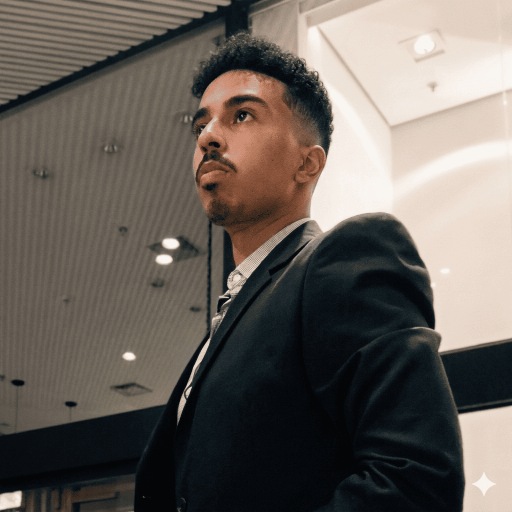
#> input picture src/photos/portrait.png, 1024 x 1024 px, found by its file name (shown at 1/2 size)
$ python build_relief_detail.py src/photos/portrait.png src/app/components/Portrait/face-mesh.json src/app/components/Portrait/face-detail.png
#> lines starting #> are read from the running program, lines starting #| are printed output that depends on the picture
"""
Mapa de relevo fino da roupa e do cabelo (dobras do terno, gola, lapela), tirado da própria foto.

O relevo do face-mesh.json vem da silhueta "inflada": dá o volume do corpo, mas é liso. Os
detalhes (dobra, costura, borda da gola) aparecem na foto como pequenas variações de luz. Aqui
eles viram uma altura: o shader do modelo usa esse mapa para entortar as linhas da grade e para
acender ou apagar cada linha (sem deixar a malha mais pesada).

Como:
  1. luminância da foto, com o contraste local realçado (CLAHE), porque o terno é quase preto,
     e sem o grão que o realce traz (denoise que preserva borda);
  2. passa-banda em duas escalas: fina (gola, lapela, costuras) e larga (dobras da manga). A fina
     começa acima do xadrez da camisa, para o tecido não virar ruído;
  3. cada escala é normalizada pelo desvio local, para o terno escuro e a camisa clara pesarem igual;
  4. fora da pessoa (máscara do face-mesh.json) a altura é neutra.

Saída: PNG 512 × 512 com dois canais, 128 = zero (claro = saliente, escuro = vinco):
  R = escala larga (dobras), suavizada: é o que ENTORTA as linhas da grade;
  G = escala fina (gola, lapela, costuras): só ACENDE/APAGA as linhas (entortar com ela
      deixava as linhas serrilhadas).

Requisitos (fora do repositório): pip install opencv-python numpy pillow
Uso:
  python scripts/face/build_relief_detail.py src/photos/portrait.png src/app/components/Portrait/face-mesh.json src/app/components/Portrait/face-detail.png
"""

import base64
import json
import sys

import cv2
import numpy as np
from PIL import Image

OUT = 512


def band(img, s_small, s_large):
    a = cv2.GaussianBlur(img, (0, 0), s_small)
    b = cv2.GaussianBlur(img, (0, 0), s_large)
    d = a - b
    # normaliza pelo desvio local: o detalhe do terno escuro pesa igual ao da camisa clara
    # (com piso: em área lisa, dividir por quase zero só amplificaria o grão da foto)
    std = np.sqrt(cv2.GaussianBlur(d * d, (0, 0), s_large * 1.5)) + 0.015
    return d / std


def main(photo_path, mesh_path, out_path):
#> called with photo_path = 'src/photos/portrait.png'
    rgb = np.asarray(Image.open(photo_path).convert("RGB")).astype(np.float32) / 255.0
    lum = (0.2126 * rgb[..., 0] + 0.7152 * rgb[..., 1] + 0.0722 * rgb[..., 2]).astype(np.float32)
    size = lum.shape[0]
#> size = 1024

    clahe = cv2.createCLAHE(clipLimit=3.0, tileGridSize=(8, 8))
    eq8 = clahe.apply((lum * 255).astype(np.uint8))
    # tira o grão (o CLAHE o realça no terno escuro) sem borrar as bordas da gola e da lapela
    eq8 = cv2.fastNlMeansDenoising(eq8, None, h=14, templateWindowSize=7, searchWindowSize=21)
    eq = eq8.astype(np.float32) / 255.0

    fine = band(eq, 3.0, 10.0)  # gola, lapela, costuras
#> in band, `a = cv2.GaussianBlur(img, (0, 0), s_small)`:
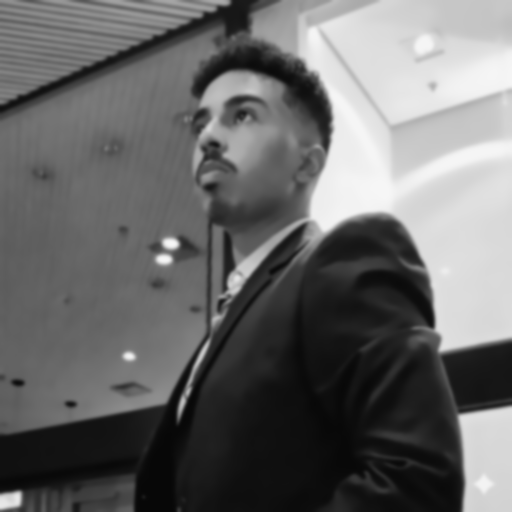
#> a: shape (1024, 1024) float32 (shown at 1/2 size); min 0.0275, max 0.969, mean 0.412
#> in band, `d = a - b`:
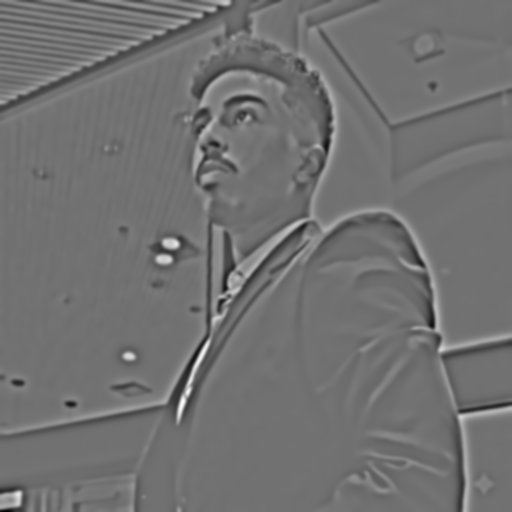
#> d: shape (1024, 1024) float32 (shown at 1/2 size); min -0.316, max 0.394, mean -4.3e-06; drawn with min black and max white
#> in band, `std = np.sqrt(cv2.GaussianBlur(d * d, (0, 0), s_large * 1.5)) + 0.015`:
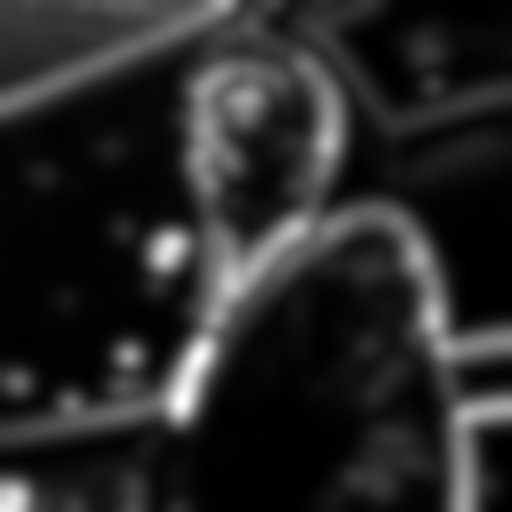
#> std: shape (1024, 1024) float32 (shown at 1/2 size); min 0.0156, max 0.186, mean 0.0425; drawn with min black and max white
#> in band, `return d / std`:
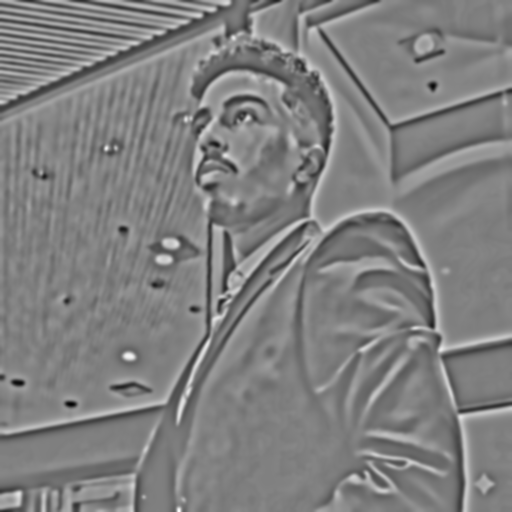
#> returned value: shape (1024, 1024) float32 (shown at 1/2 size); min -2.81, max 2.78, mean 0.000314; drawn with min black and max white
    broad = cv2.GaussianBlur(band(eq, 7.0, 34.0), (0, 0), 3.0)  # dobras da manga e do peito
#> call 2 of band, with s_small = 7, s_large = 34
#> in band (call 2), `b = cv2.GaussianBlur(img, (0, 0), s_large)`:
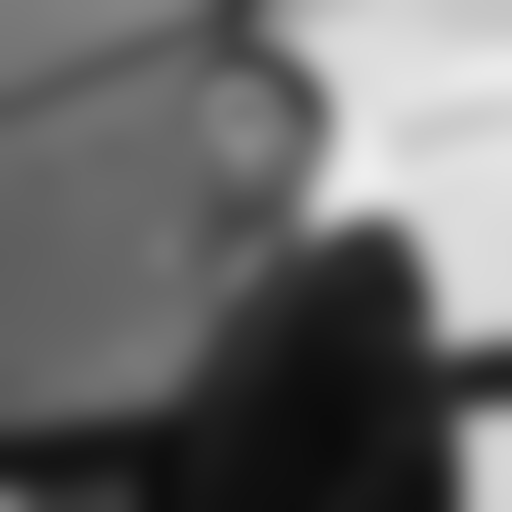
#> b: shape (1024, 1024) float32 (shown at 1/2 size); min 0.0448, max 0.935, mean 0.412
#> in band (call 2), `std = np.sqrt(cv2.GaussianBlur(d * d, (0, 0), s_large * 1.5)) + 0.015`:
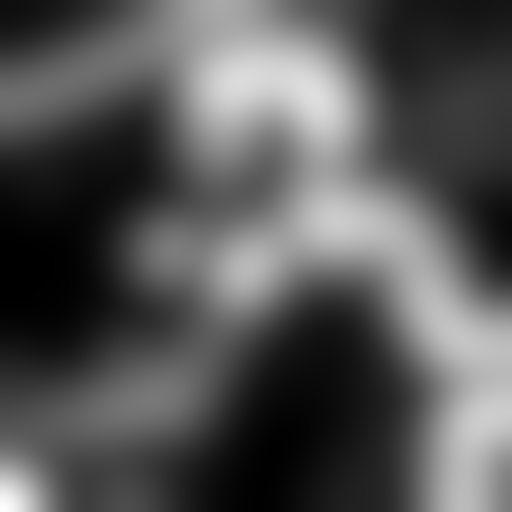
#> std: shape (1024, 1024) float32 (shown at 1/2 size); min 0.019, max 0.202, mean 0.0801; drawn with min black and max white
#> in band (call 2), `return d / std`:
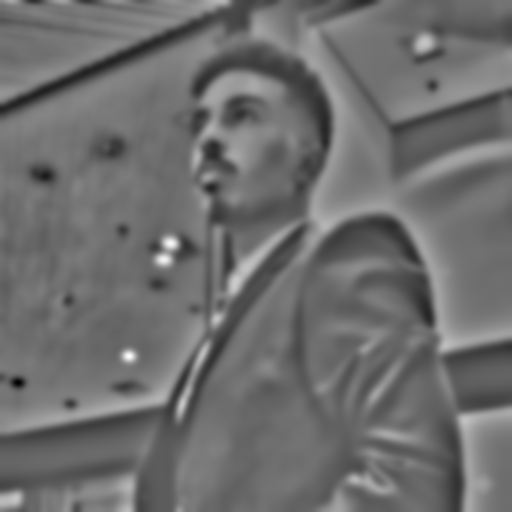
#> returned value: shape (1024, 1024) float32 (shown at 1/2 size); min -3.19, max 4.16, mean -0.0105; drawn with min black and max white

#> (the run stopped early here; a loop or call above may not have finished)
